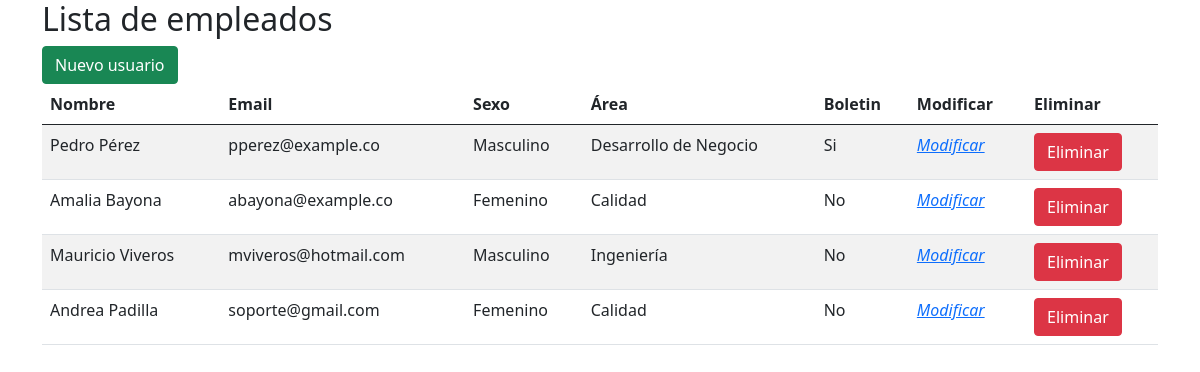
Page /?modulo=employe&componente=main on the committed database.
### tables this page shows
CREATE TABLE IF NOT EXISTS `empleado` (
  `id` int(11) NOT NULL AUTO_INCREMENT,
  `nombre` varchar(255) NOT NULL,
  `email` varchar(255) NOT NULL,
  `sexo` char(1) NOT NULL,
  `area_id` int(11) NOT NULL,
  `boletin` int(11) DEFAULT NULL,
  `descripcion` text NOT NULL,
  PRIMARY KEY (`id`),
  KEY `area_id` (`area_id`)
);

CREATE TABLE IF NOT EXISTS `areas` (
  `id` int(11) NOT NULL AUTO_INCREMENT,
  `nombre` varchar(255) NOT NULL,
  PRIMARY KEY (`id`)
);

### controller/employeController.php (called while the page is built, shortened)
<?php
    include 'model/employeModel.php';
    class employe{
        public function main(){
            $obj = new employeModel();
            $listEmploye = $obj->list();
            include 'view/listEmployed.php';
        }
    }
?>

### model/employeModel.php (called while the page is built, shortened)
<?php
    include 'main.php';
    class employeModel extends Main {
        public function list(){
            $queryEployed = "SELECT empleado.id, empleado.nombre, email, sexo, areas.nombre AS area, boletin FROM empleado, areas WHERE areas.id = empleado.area_id";
            $listEmployed = parent::select( $queryEployed );
            return $listEmployed;
        }
    }
?>

### database/conexion.php (called while the page is built, shortened)
<?php
	class Conexion{
		private $DB_HOST = "localhost";
		private $DB_USER = "root";
		private $DB_PASS = "";
		private $DB  	 = "prueba_tecnica_dev";
		public function connect(){
			$conDB = new  mysqli( $this->DB_HOST, $this->DB_USER, $this->DB_PASS, $this->DB );
			$conDB->query("SET NAMES 'utf8'");
			return $conDB;
		}
	}
 ?>

### model/main.php (called while the page is built, shortened)
<?php
    include 'database/conexion.php';
    class main extends Conexion {
        public function select($query){
            $result = mysqli_query($this->connect(), $query);
            return $result;
        }
    }
?>

### view/listEmployed.php (the view, shortened to what this page needs)
<!DOCTYPE html>
<html lang="en">
<head>
	<link href="https://cdn.jsdelivr.net/npm/bootstrap@5.0.2/dist/css/bootstrap.min.css" rel="stylesheet">
</head>
<body>
	<div class="container-md">
		<h2>Lista de empleados</h2>
		<a href="?modulo=employe&componente=create"><button class="btn btn-success">Nuevo usuario</button></a>
		<table id="listEmployed" class="table table-striped" style="width:100%">
			<thead>
				<tr>
					<th>Nombre</th>
					<th>Email</th>
					<th>Sexo</th>
					<th>Área</th>
					<th>Boletin</th>
					<th>Modificar</th>
					<th>Eliminar</th>
				</tr>
			</thead>
			<tbody>
				<?php
				foreach ($listEmploye as $key => $value) { ?>
					<tr>
						<td><?php echo $value['nombre'];?></td>
						<td><?php echo $value['email'];?></td>
						<td><?php echo $value['sexo'] == "F" ? "Femenino" : "Masculino";?></td>
						<td><?php echo $value['area'];?></td>
						<td><?php echo $value['boletin'] == 1 ? "Si" : "No";?></td>
						<td><a href="?modulo=employe&componente=update&id=<?= $value['id']?>"><i>Modificar</i></a></td>
						<td><a  onclick="javascript:return confirm('¿Seguro de eliminar este registro?');" href="?modulo=employe&componente=deleteEmploye&id=<?= $value['id']?>"><button class="btn btn-danger">Eliminar</button></a></td>
					</tr>
				<?php }
				?>
			</tbody>
		</table>
	</div>
</body>
</html>

### index.php (shortened to what this page needs)
<!DOCTYPE html>
<html lang="en">
<head>
</head>
<body>
	<?php
		$modulo 	 = $_REQUEST['modulo'];
		$componente  = $_REQUEST['componente'];
		if (file_exists("controller/".$modulo."Controller.php")){
			$obj = new $modulo();
			if (method_exists($obj, $componente)) {
				$obj->$componente();
			}else{
				echo "El metodo donde intenta acceder no existe";
			}
		}else{
			header('Location: ?modulo=employe&componente=main');
		}
	?>
</body>
</html>

### rows in the picture
empleado: nombre "Pedro Pérez", email "pperez@example.co", sexo "Masculino", area.nombre "Desarrollo de Negocio", boletin "Si"
empleado: nombre "Amalia Bayona", email "abayona@example.co", sexo "Femenino", area.nombre "Calidad", boletin "No"
empleado: nombre "Mauricio Viveros", email "mviveros@hotmail.com", sexo "Masculino", area.nombre "Ingeniería", boletin "No"
empleado: nombre "Andrea Padilla", email "soporte@gmail.com", sexo "Femenino", area.nombre "Calidad", boletin "No"
